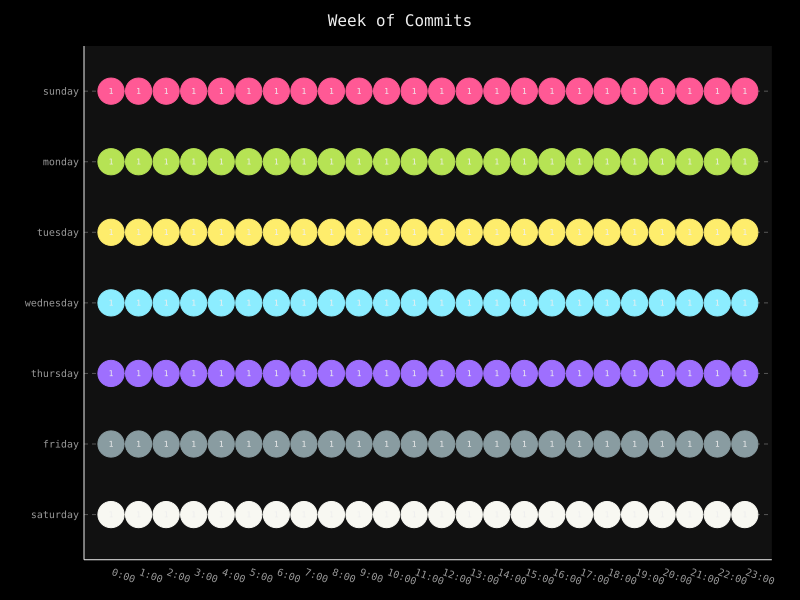

Recreate this plot in Python.
#!/usr/bin/env python

from datetime import datetime
import pygal
import json

days_order = ["sunday",  "monday",  "tuesday", "wednesday", "thursday",\
        "friday",  "saturday"]
hours_order = ["0:00", "1:00", "2:00", "3:00", "4:00", "5:00", "6:00",\
        "7:00", "8:00", "9:00", "10:00", "11:00", "12:00", "13:00", "14:00",\
        "15:00", "16:00", "17:00", "18:00", "19:00", "20:00", "21:00",\
        "22:00", "23:00"]

def draw_graph(days_dict):
    dot = pygal.Dot(x_label_rotation=20, show_legend=False)
    dot.title = "Week of Commits"
    dot.x_labels = hours_order
    for day in days_order:
        print days_dict[day]
        dot.add(day, days_dict[day])
    dot.render_to_file("punchcard.svg")

def bin_dates():
    hours = [1 for x in range(24)]
    days_dict = {\
            "sunday"   : list(hours),\
            "monday"   : list(hours),\
            "tuesday"  : list(hours),\
            "wednesday": list(hours),\
            "thursday" : list(hours),\
            "friday"   : list(hours),\
            "saturday" : list(hours)\
            }
    return days_dict

with open("log.json") as r:
    git_log = json.loads(r.read())
for commit in git_log:
    print commit.date

days_dict = bin_dates(dates)
draw_graph(days_dict)
